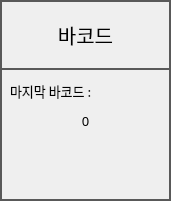
      <widget class="QFrame" name="FRAME_BARCODE">
       <property name="geometry">
        <rect>
         <x>480</x>
         <y>710</y>
         <width>171</width>
         <height>201</height>
        </rect>
       </property>
       <property name="styleSheet">
        <string notr="true">QFrame { 
   border: 2px solid #595959 
} 
QLabel {
	font: 10pt &quot;함초롬돋움&quot;;
}
QPushButton {
	border:2px solid #595959;
	font: 15pt &quot;함초롬돋움&quot;; 
}
QLineEdit {
	font: 10pt &quot;함초롬돋움&quot;;
}</string>
       </property>
       <property name="frameShape">
        <enum>QFrame::StyledPanel</enum>
       </property>
       <property name="frameShadow">
        <enum>QFrame::Raised</enum>
       </property>
       <widget class="QPushButton" name="BTN_DEV_INFO_BARCODE">
        <property name="geometry">
         <rect>
          <x>0</x>
          <y>0</y>
          <width>171</width>
          <height>70</height>
         </rect>
        </property>
        <property name="font">
         <font>
          <family>함초롬돋움</family>
          <pointsize>15</pointsize>
          <weight>50</weight>
          <italic>false</italic>
          <bold>false</bold>
         </font>
        </property>
        <property name="text">
         <string>바코드</string>
        </property>
       </widget>
       <widget class="QLabel" name="label_17">
        <property name="geometry">
         <rect>
          <x>10</x>
          <y>80</y>
          <width>111</width>
          <height>21</height>
         </rect>
        </property>
        <property name="font">
         <font>
          <family>함초롬돋움</family>
          <pointsize>10</pointsize>
          <weight>50</weight>
          <italic>false</italic>
          <bold>false</bold>
         </font>
        </property>
        <property name="styleSheet">
         <string notr="true">QLabel{ 
   border: 0px solid
} </string>
        </property>
        <property name="text">
         <string>마지막 바코드 :</string>
        </property>
        <property name="alignment">
         <set>Qt::AlignLeading|Qt::AlignLeft|Qt::AlignVCenter</set>
        </property>
       </widget>
       <widget class="QLabel" name="LB_BARCODE_LAST_DATA">
        <property name="geometry">
         <rect>
          <x>10</x>
          <y>110</y>
          <width>151</width>
          <height>21</height>
         </rect>
        </property>
        <property name="font">
         <font>
          <family>함초롬돋움</family>
          <pointsize>10</pointsize>
          <weight>50</weight>
          <italic>false</italic>
          <bold>false</bold>
         </font>
        </property>
        <property name="styleSheet">
         <string notr="true">QLabel{ 
   border: 0px solid
} </string>
        </property>
        <property name="text">
         <string>0</string>
        </property>
        <property name="alignment">
         <set>Qt::AlignCenter</set>
        </property>
       </widget>
      </widget>
